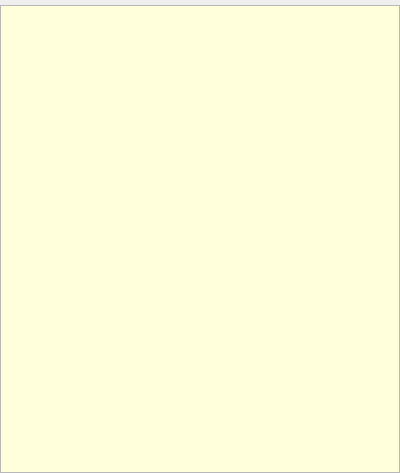
<?xml version="1.0" encoding="UTF-8"?>
<ui version="4.0">
 <class>Form</class>
 <widget class="QWidget" name="Form">
  <property name="geometry">
   <rect>
    <x>0</x>
    <y>0</y>
    <width>400</width>
    <height>473</height>
   </rect>
  </property>
  <property name="sizePolicy">
   <sizepolicy hsizetype="Expanding" vsizetype="Expanding">
    <horstretch>1</horstretch>
    <verstretch>1</verstretch>
   </sizepolicy>
  </property>
  <property name="minimumSize">
   <size>
    <width>400</width>
    <height>200</height>
   </size>
  </property>
  <property name="maximumSize">
   <size>
    <width>16777215</width>
    <height>16777215</height>
   </size>
  </property>
  <property name="baseSize">
   <size>
    <width>0</width>
    <height>0</height>
   </size>
  </property>
  <property name="windowTitle">
   <string>StructViewer</string>
  </property>
  <layout class="QFormLayout" name="formLayout">
   <property name="sizeConstraint">
    <enum>QLayout::SetNoConstraint</enum>
   </property>
   <property name="fieldGrowthPolicy">
    <enum>QFormLayout::ExpandingFieldsGrow</enum>
   </property>
   <property name="formAlignment">
    <set>Qt::AlignLeading|Qt::AlignLeft|Qt::AlignTop</set>
   </property>
   <property name="horizontalSpacing">
    <number>0</number>
   </property>
   <property name="verticalSpacing">
    <number>5</number>
   </property>
   <property name="margin">
    <number>0</number>
   </property>
   <item row="0" column="0">
    <layout class="QVBoxLayout" name="verticalLayout">
     <property name="sizeConstraint">
      <enum>QLayout::SetDefaultConstraint</enum>
     </property>
    </layout>
   </item>
   <item row="1" column="1">
    <widget class="QTreeView" name="treeView">
     <property name="sizePolicy">
      <sizepolicy hsizetype="Expanding" vsizetype="Expanding">
       <horstretch>1</horstretch>
       <verstretch>1</verstretch>
      </sizepolicy>
     </property>
     <property name="minimumSize">
      <size>
       <width>0</width>
       <height>0</height>
      </size>
     </property>
     <property name="palette">
      <palette>
       <active>
        <colorrole role="Text">
         <brush brushstyle="SolidPattern">
          <color alpha="255">
           <red>0</red>
           <green>0</green>
           <blue>0</blue>
          </color>
         </brush>
        </colorrole>
        <colorrole role="Base">
         <brush brushstyle="SolidPattern">
          <color alpha="255">
           <red>255</red>
           <green>255</green>
           <blue>219</blue>
          </color>
         </brush>
        </colorrole>
        <colorrole role="AlternateBase">
         <brush brushstyle="SolidPattern">
          <color alpha="255">
           <red>255</red>
           <green>255</green>
           <blue>174</blue>
          </color>
         </brush>
        </colorrole>
       </active>
       <inactive>
        <colorrole role="Text">
         <brush brushstyle="SolidPattern">
          <color alpha="255">
           <red>0</red>
           <green>0</green>
           <blue>0</blue>
          </color>
         </brush>
        </colorrole>
        <colorrole role="Base">
         <brush brushstyle="SolidPattern">
          <color alpha="255">
           <red>255</red>
           <green>255</green>
           <blue>219</blue>
          </color>
         </brush>
        </colorrole>
        <colorrole role="AlternateBase">
         <brush brushstyle="SolidPattern">
          <color alpha="255">
           <red>255</red>
           <green>255</green>
           <blue>174</blue>
          </color>
         </brush>
        </colorrole>
       </inactive>
       <disabled>
        <colorrole role="Base">
         <brush brushstyle="SolidPattern">
          <color alpha="255">
           <red>255</red>
           <green>255</green>
           <blue>255</blue>
          </color>
         </brush>
        </colorrole>
        <colorrole role="AlternateBase">
         <brush brushstyle="SolidPattern">
          <color alpha="255">
           <red>255</red>
           <green>255</green>
           <blue>174</blue>
          </color>
         </brush>
        </colorrole>
       </disabled>
      </palette>
     </property>
     <property name="contextMenuPolicy">
      <enum>Qt::CustomContextMenu</enum>
     </property>
     <property name="frameShape">
      <enum>QFrame::StyledPanel</enum>
     </property>
     <property name="showDropIndicator" stdset="0">
      <bool>false</bool>
     </property>
     <property name="alternatingRowColors">
      <bool>true</bool>
     </property>
     <attribute name="headerCascadingSectionResizes">
      <bool>false</bool>
     </attribute>
     <attribute name="headerDefaultSectionSize">
      <number>400</number>
     </attribute>
     <attribute name="headerMinimumSectionSize">
      <number>0</number>
     </attribute>
     <attribute name="headerCascadingSectionResizes">
      <bool>false</bool>
     </attribute>
     <attribute name="headerDefaultSectionSize">
      <number>400</number>
     </attribute>
     <attribute name="headerMinimumSectionSize">
      <number>0</number>
     </attribute>
    </widget>
   </item>
  </layout>
 </widget>
 <resources/>
 <connections/>
</ui>
